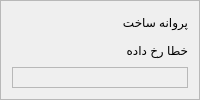
                   <widget class="QFrame" name="buildingLicenseFormFrame">
                    <property name="minimumSize">
                     <size>
                      <width>0</width>
                      <height>0</height>
                     </size>
                    </property>
                    <property name="frameShape">
                     <enum>QFrame::StyledPanel</enum>
                    </property>
                    <property name="frameShadow">
                     <enum>QFrame::Raised</enum>
                    </property>
                    <layout class="QVBoxLayout" name="verticalLayout_140">
                     <item>
                      <widget class="QLabel" name="buildingLicenseFormLbl">
                       <property name="styleSheet">
                        <string notr="true">label</string>
                       </property>
                       <property name="text">
                        <string>پروانه ساخت</string>
                       </property>
                       <property name="styleClass" stdset="0">
                        <string>form-label</string>
                       </property>
                      </widget>
                     </item>
                     <item>
                      <widget class="QLabel" name="buildingLicenseFormError">
                       <property name="text">
                        <string>خطا رخ داده</string>
                       </property>
                       <property name="styleClass" stdset="0">
                        <string>form-field-error</string>
                       </property>
                      </widget>
                     </item>
                     <item>
                      <widget class="QFrame" name="buildingLicenseFormOptionsFrame">
                       <property name="frameShape">
                        <enum>QFrame::StyledPanel</enum>
                       </property>
                       <property name="frameShadow">
                        <enum>QFrame::Raised</enum>
                       </property>
                       <layout class="QVBoxLayout" name="verticalLayout_141"/>
                      </widget>
                     </item>
                    </layout>
                   </widget>
